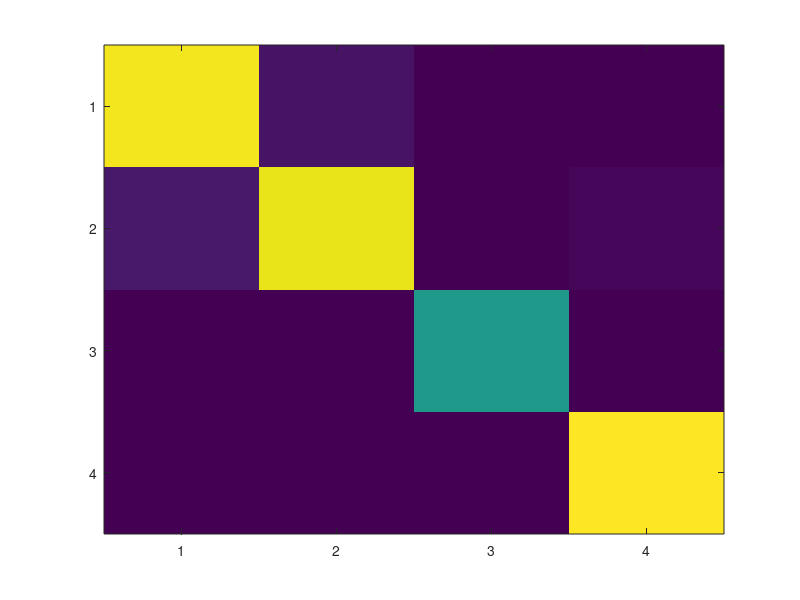

MATLAB code to generate this figure: (Note: this script raises an error after producing the figure.)
clc;
clear;
close all;

%% Adaptive Attention Confusion Matrix
% Values taken from Table 15 of the manuscript.
% Rows = Actual classes
% Columns = Predicted classes

classNames = {
    'Glioma'
    'Meningioma'
    'No Tumour'
    'Pituitary'
};

confMat = [
    131  7  1  0
      9 128  0  3
      2  0 72  1
      0  1  0 134
];

%% Calculate Performance

totalSamples = sum(confMat(:));
correctPredictions = sum(diag(confMat));
accuracy = (correctPredictions / totalSamples) * 100;

fprintf('Total test samples: %d\n',totalSamples);
fprintf('Correct predictions: %d\n',correctPredictions);
fprintf('Accuracy: %.2f%%\n',accuracy);

%% Create Figure

fig = figure( ...
    'Color','w', ...
    'Units','inches', ...
    'Position',[1 1 9 7]);

ax = axes(fig);

imagesc(ax,confMat);

%% Colormap

colormap(ax,parula(256));

cb = colorbar(ax);
cb.Label.String = 'Number of Images';
cb.Label.FontSize = 12;
cb.Label.FontWeight = 'bold';

%% Axis Formatting

axis(ax,'equal');
axis(ax,'tight');

xticks(ax,1:4);
yticks(ax,1:4);

xticklabels(ax,classNames);
yticklabels(ax,classNames);

xlabel(ax,'Predicted Class', ...
    'FontSize',13, ...
    'FontWeight','bold');

ylabel(ax,'Actual Class', ...
    'FontSize',13, ...
    'FontWeight','bold');

title(ax,'Adaptive Attention Confusion Matrix', ...
    'FontSize',16, ...
    'FontWeight','bold');

ax.FontName = 'Arial';
ax.FontSize = 12;
ax.LineWidth = 1.2;

ax.XAxisLocation = 'bottom';

%% Add Cell Annotations

maxValue = max(confMat(:));

for row = 1:4

    for col = 1:4

        value = confMat(row,col);

        if value > maxValue*0.55
            txtColor = 'w';
        else
            txtColor = 'k';
        end

        text(ax,col,row,num2str(value), ...
            'HorizontalAlignment','center', ...
            'VerticalAlignment','middle', ...
            'FontSize',14, ...
            'FontWeight','bold', ...
            'Color',txtColor);

    end

end

%% Add Grid Lines

hold(ax,'on');

for i = 0.5:1:4.5

    plot(ax,[0.5 4.5],[i i], ...
        'k-', ...
        'LineWidth',1.0);

    plot(ax,[i i],[0.5 4.5], ...
        'k-', ...
        'LineWidth',1.0);

end

hold(ax,'off');

%% Add Performance Information

subtitle(ax, ...
    sprintf('Correct Predictions: %d/%d | Accuracy: %.2f%%', ...
    correctPredictions,totalSamples,accuracy), ...
    'FontSize',11);

%% Export Figure

exportgraphics(fig, ...
    'Figure_Adaptive_Attention_Confusion_Matrix.tiff', ...
    'Resolution',600);

exportgraphics(fig, ...
    'Figure_Adaptive_Attention_Confusion_Matrix.pdf', ...
    'ContentType','vector');

disp('Adaptive Attention confusion matrix generated successfully.');
